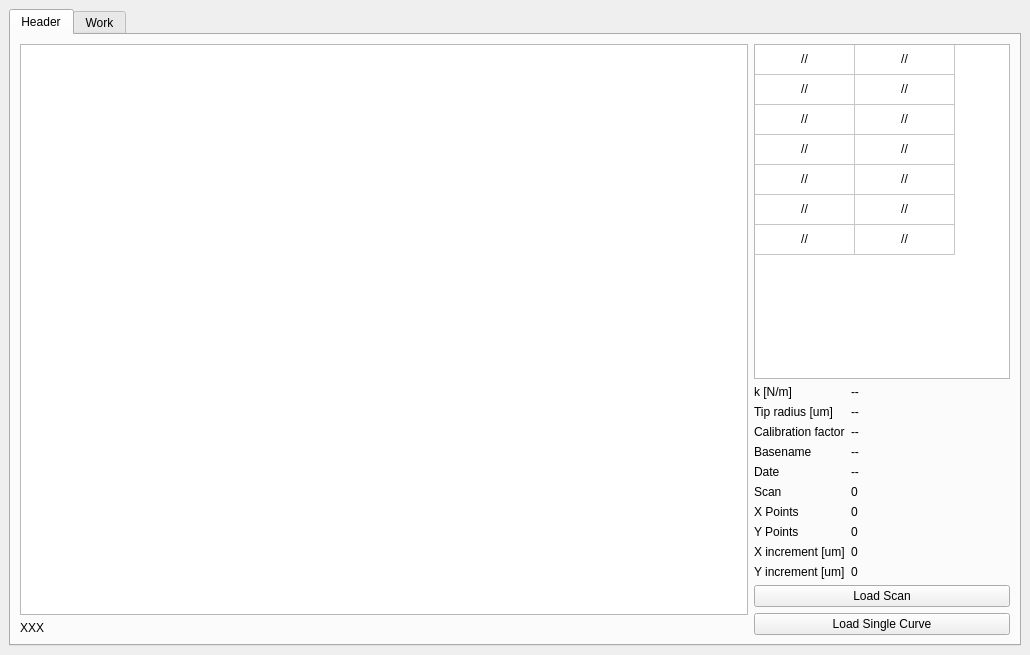
<?xml version="1.0" encoding="UTF-8"?>
<ui version="4.0">
 <class>facewindow</class>
 <widget class="QMainWindow" name="facewindow">
  <property name="geometry">
   <rect>
    <x>0</x>
    <y>0</y>
    <width>1030</width>
    <height>655</height>
   </rect>
  </property>
  <property name="maximumSize">
   <size>
    <width>16777215</width>
    <height>16777215</height>
   </size>
  </property>
  <property name="windowTitle">
   <string>MainWindow</string>
  </property>
  <property name="windowIcon">
   <iconset>
    <normaloff>../../../../git/SiMPlE/smfsmanager/D_mica.png</normaloff>../../../../git/SiMPlE/smfsmanager/D_mica.png</iconset>
  </property>
  <widget class="QWidget" name="centralwidget">
   <layout class="QHBoxLayout" name="horizontalLayout_2">
    <item>
     <widget class="QTabWidget" name="tabWidget">
      <property name="sizePolicy">
       <sizepolicy hsizetype="Expanding" vsizetype="Expanding">
        <horstretch>0</horstretch>
        <verstretch>0</verstretch>
       </sizepolicy>
      </property>
      <property name="currentIndex">
       <number>0</number>
      </property>
      <widget class="QWidget" name="tab">
       <property name="sizePolicy">
        <sizepolicy hsizetype="Preferred" vsizetype="Preferred">
         <horstretch>2</horstretch>
         <verstretch>0</verstretch>
        </sizepolicy>
       </property>
       <attribute name="title">
        <string>Header</string>
       </attribute>
       <layout class="QHBoxLayout" name="horizontalLayout">
        <item>
         <layout class="QVBoxLayout" name="verticalLayout_2">
          <item>
           <widget class="PlotWidget" name="grafo">
            <property name="minimumSize">
             <size>
              <width>0</width>
              <height>0</height>
             </size>
            </property>
            <property name="toolTip">
             <string/>
            </property>
            <property name="statusTip">
             <string/>
            </property>
            <property name="whatsThis">
             <string/>
            </property>
           </widget>
          </item>
          <item>
           <widget class="QLabel" name="labFilename">
            <property name="sizePolicy">
             <sizepolicy hsizetype="Preferred" vsizetype="Preferred">
              <horstretch>0</horstretch>
              <verstretch>0</verstretch>
             </sizepolicy>
            </property>
            <property name="text">
             <string>XXX</string>
            </property>
           </widget>
          </item>
         </layout>
        </item>
        <item>
         <layout class="QVBoxLayout" name="verticalLayout">
          <property name="sizeConstraint">
           <enum>QLayout::SetMinimumSize</enum>
          </property>
          <item>
           <widget class="QTableWidget" name="tabProtocol">
            <property name="sizePolicy">
             <sizepolicy hsizetype="Minimum" vsizetype="Expanding">
              <horstretch>0</horstretch>
              <verstretch>0</verstretch>
             </sizepolicy>
            </property>
            <property name="minimumSize">
             <size>
              <width>250</width>
              <height>0</height>
             </size>
            </property>
            <property name="rowCount">
             <number>7</number>
            </property>
            <property name="columnCount">
             <number>2</number>
            </property>
            <attribute name="horizontalHeaderVisible">
             <bool>false</bool>
            </attribute>
            <attribute name="verticalHeaderVisible">
             <bool>false</bool>
            </attribute>
            <row>
             <property name="text">
              <string>1</string>
             </property>
            </row>
            <row>
             <property name="text">
              <string>2</string>
             </property>
            </row>
            <row>
             <property name="text">
              <string>3</string>
             </property>
            </row>
            <row>
             <property name="text">
              <string>4</string>
             </property>
            </row>
            <row>
             <property name="text">
              <string>5</string>
             </property>
            </row>
            <row>
             <property name="text">
              <string>6</string>
             </property>
            </row>
            <row>
             <property name="text">
              <string>7</string>
             </property>
            </row>
            <column>
             <property name="text">
              <string>D [nm]</string>
             </property>
            </column>
            <column>
             <property name="text">
              <string>t [s]</string>
             </property>
            </column>
            <item row="0" column="0">
             <property name="text">
              <string>//</string>
             </property>
             <property name="textAlignment">
              <set>AlignCenter</set>
             </property>
            </item>
            <item row="0" column="1">
             <property name="text">
              <string>//</string>
             </property>
             <property name="textAlignment">
              <set>AlignCenter</set>
             </property>
            </item>
            <item row="1" column="0">
             <property name="text">
              <string>//</string>
             </property>
             <property name="textAlignment">
              <set>AlignCenter</set>
             </property>
            </item>
            <item row="1" column="1">
             <property name="text">
              <string>//</string>
             </property>
             <property name="textAlignment">
              <set>AlignCenter</set>
             </property>
            </item>
            <item row="2" column="0">
             <property name="text">
              <string>//</string>
             </property>
             <property name="textAlignment">
              <set>AlignCenter</set>
             </property>
            </item>
            <item row="2" column="1">
             <property name="text">
              <string>//</string>
             </property>
             <property name="textAlignment">
              <set>AlignCenter</set>
             </property>
            </item>
            <item row="3" column="0">
             <property name="text">
              <string>//</string>
             </property>
             <property name="textAlignment">
              <set>AlignCenter</set>
             </property>
            </item>
            <item row="3" column="1">
             <property name="text">
              <string>//</string>
             </property>
             <property name="textAlignment">
              <set>AlignCenter</set>
             </property>
            </item>
            <item row="4" column="0">
             <property name="text">
              <string>//</string>
             </property>
             <property name="textAlignment">
              <set>AlignCenter</set>
             </property>
            </item>
            <item row="4" column="1">
             <property name="text">
              <string>//</string>
             </property>
             <property name="textAlignment">
              <set>AlignCenter</set>
             </property>
            </item>
            <item row="5" column="0">
             <property name="text">
              <string>//</string>
             </property>
             <property name="textAlignment">
              <set>AlignCenter</set>
             </property>
            </item>
            <item row="5" column="1">
             <property name="text">
              <string>//</string>
             </property>
             <property name="textAlignment">
              <set>AlignCenter</set>
             </property>
            </item>
            <item row="6" column="0">
             <property name="text">
              <string>//</string>
             </property>
             <property name="textAlignment">
              <set>AlignCenter</set>
             </property>
            </item>
            <item row="6" column="1">
             <property name="text">
              <string>//</string>
             </property>
             <property name="textAlignment">
              <set>AlignCenter</set>
             </property>
            </item>
           </widget>
          </item>
          <item>
           <layout class="QFormLayout" name="formLayout">
            <property name="sizeConstraint">
             <enum>QLayout::SetMinimumSize</enum>
            </property>
            <item row="0" column="0">
             <widget class="QLabel" name="label">
              <property name="sizePolicy">
               <sizepolicy hsizetype="Fixed" vsizetype="Preferred">
                <horstretch>0</horstretch>
                <verstretch>0</verstretch>
               </sizepolicy>
              </property>
              <property name="text">
               <string>k [N/m]</string>
              </property>
             </widget>
            </item>
            <item row="1" column="0">
             <widget class="QLabel" name="label_2">
              <property name="sizePolicy">
               <sizepolicy hsizetype="Fixed" vsizetype="Preferred">
                <horstretch>0</horstretch>
                <verstretch>0</verstretch>
               </sizepolicy>
              </property>
              <property name="text">
               <string>Tip radius [um]</string>
              </property>
             </widget>
            </item>
            <item row="2" column="0">
             <widget class="QLabel" name="label_3">
              <property name="sizePolicy">
               <sizepolicy hsizetype="Fixed" vsizetype="Preferred">
                <horstretch>0</horstretch>
                <verstretch>0</verstretch>
               </sizepolicy>
              </property>
              <property name="text">
               <string>Calibration factor</string>
              </property>
             </widget>
            </item>
            <item row="0" column="1">
             <widget class="QLabel" name="labK">
              <property name="sizePolicy">
               <sizepolicy hsizetype="Fixed" vsizetype="Preferred">
                <horstretch>0</horstretch>
                <verstretch>0</verstretch>
               </sizepolicy>
              </property>
              <property name="text">
               <string>--</string>
              </property>
             </widget>
            </item>
            <item row="1" column="1">
             <widget class="QLabel" name="labRadius">
              <property name="sizePolicy">
               <sizepolicy hsizetype="Fixed" vsizetype="Preferred">
                <horstretch>0</horstretch>
                <verstretch>0</verstretch>
               </sizepolicy>
              </property>
              <property name="text">
               <string>--</string>
              </property>
             </widget>
            </item>
            <item row="2" column="1">
             <widget class="QLabel" name="labCalib">
              <property name="sizePolicy">
               <sizepolicy hsizetype="Fixed" vsizetype="Preferred">
                <horstretch>0</horstretch>
                <verstretch>0</verstretch>
               </sizepolicy>
              </property>
              <property name="text">
               <string>--</string>
              </property>
             </widget>
            </item>
            <item row="3" column="0">
             <widget class="QLabel" name="label_7">
              <property name="sizePolicy">
               <sizepolicy hsizetype="Fixed" vsizetype="Preferred">
                <horstretch>0</horstretch>
                <verstretch>0</verstretch>
               </sizepolicy>
              </property>
              <property name="text">
               <string>Basename</string>
              </property>
             </widget>
            </item>
            <item row="4" column="0">
             <widget class="QLabel" name="label_8">
              <property name="sizePolicy">
               <sizepolicy hsizetype="Fixed" vsizetype="Preferred">
                <horstretch>0</horstretch>
                <verstretch>0</verstretch>
               </sizepolicy>
              </property>
              <property name="text">
               <string>Date</string>
              </property>
             </widget>
            </item>
            <item row="3" column="1">
             <widget class="QLabel" name="labName">
              <property name="sizePolicy">
               <sizepolicy hsizetype="Fixed" vsizetype="Preferred">
                <horstretch>0</horstretch>
                <verstretch>0</verstretch>
               </sizepolicy>
              </property>
              <property name="text">
               <string>--</string>
              </property>
             </widget>
            </item>
            <item row="4" column="1">
             <widget class="QLabel" name="labDate">
              <property name="sizePolicy">
               <sizepolicy hsizetype="Fixed" vsizetype="Preferred">
                <horstretch>0</horstretch>
                <verstretch>0</verstretch>
               </sizepolicy>
              </property>
              <property name="text">
               <string>--</string>
              </property>
             </widget>
            </item>
            <item row="5" column="0">
             <widget class="QLabel" name="label_4">
              <property name="text">
               <string>Scan</string>
              </property>
             </widget>
            </item>
            <item row="6" column="0">
             <widget class="QLabel" name="label_5">
              <property name="text">
               <string>X Points</string>
              </property>
             </widget>
            </item>
            <item row="7" column="0">
             <widget class="QLabel" name="label_6">
              <property name="text">
               <string>Y Points</string>
              </property>
             </widget>
            </item>
            <item row="8" column="0">
             <widget class="QLabel" name="label_9">
              <property name="text">
               <string>X increment [um]</string>
              </property>
             </widget>
            </item>
            <item row="9" column="0">
             <widget class="QLabel" name="label_10">
              <property name="text">
               <string>Y increment [um]</string>
              </property>
             </widget>
            </item>
            <item row="5" column="1">
             <widget class="QLabel" name="labScan">
              <property name="text">
               <string>0</string>
              </property>
             </widget>
            </item>
            <item row="6" column="1">
             <widget class="QLabel" name="labXi">
              <property name="text">
               <string>0</string>
              </property>
             </widget>
            </item>
            <item row="7" column="1">
             <widget class="QLabel" name="labYi">
              <property name="text">
               <string>0</string>
              </property>
             </widget>
            </item>
            <item row="8" column="1">
             <widget class="QLabel" name="labDx">
              <property name="text">
               <string>0</string>
              </property>
             </widget>
            </item>
            <item row="9" column="1">
             <widget class="QLabel" name="labDy">
              <property name="text">
               <string>0</string>
              </property>
             </widget>
            </item>
           </layout>
          </item>
          <item>
           <widget class="QPushButton" name="bLoadScan">
            <property name="text">
             <string>Load Scan</string>
            </property>
           </widget>
          </item>
          <item>
           <widget class="QPushButton" name="bSingleCurve">
            <property name="text">
             <string>Load Single Curve</string>
            </property>
           </widget>
          </item>
         </layout>
        </item>
       </layout>
      </widget>
      <widget class="QWidget" name="tabWork">
       <attribute name="title">
        <string>Work</string>
       </attribute>
       <layout class="QHBoxLayout" name="horizontalLayout_6">
        <item>
         <layout class="QHBoxLayout" name="horizontalLayout_5" stretch="2,0">
          <item>
           <layout class="QVBoxLayout" name="verticalLayout_8">
            <item>
             <widget class="PlotWidget" name="graCurva">
              <property name="sizePolicy">
               <sizepolicy hsizetype="Expanding" vsizetype="Expanding">
                <horstretch>2</horstretch>
                <verstretch>0</verstretch>
               </sizepolicy>
              </property>
              <property name="minimumSize">
               <size>
                <width>0</width>
                <height>0</height>
               </size>
              </property>
              <property name="toolTip">
               <string/>
              </property>
              <property name="statusTip">
               <string/>
              </property>
              <property name="whatsThis">
               <string/>
              </property>
             </widget>
            </item>
            <item>
             <layout class="QHBoxLayout" name="horizontalLayout_3">
              <item>
               <layout class="QHBoxLayout" name="horizontalLayout_4">
                <item>
                 <widget class="QPushButton" name="bLoad">
                  <property name="sizePolicy">
                   <sizepolicy hsizetype="Minimum" vsizetype="Fixed">
                    <horstretch>0</horstretch>
                    <verstretch>0</verstretch>
                   </sizepolicy>
                  </property>
                  <property name="text">
                   <string>Load curves</string>
                  </property>
                 </widget>
                </item>
                <item>
                 <widget class="QPushButton" name="bSaveMap">
                  <property name="text">
                   <string>Save Map</string>
                  </property>
                 </widget>
                </item>
               </layout>
              </item>
              <item>
               <layout class="QVBoxLayout" name="verticalLayout_5">
                <item>
                 <widget class="QLabel" name="label_15">
                  <property name="text">
                   <string>Filter window</string>
                  </property>
                  <property name="alignment">
                   <set>Qt::AlignCenter</set>
                  </property>
                 </widget>
                </item>
                <item>
                 <widget class="QSlider" name="winSlider">
                  <property name="minimum">
                   <number>1</number>
                  </property>
                  <property name="maximum">
                   <number>1000</number>
                  </property>
                  <property name="singleStep">
                   <number>1</number>
                  </property>
                  <property name="pageStep">
                   <number>100</number>
                  </property>
                  <property name="value">
                   <number>500</number>
                  </property>
                  <property name="orientation">
                   <enum>Qt::Horizontal</enum>
                  </property>
                  <property name="tickPosition">
                   <enum>QSlider::TicksAbove</enum>
                  </property>
                  <property name="tickInterval">
                   <number>100</number>
                  </property>
                 </widget>
                </item>
               </layout>
              </item>
              <item>
               <layout class="QVBoxLayout" name="verticalLayout_6">
                <item>
                 <widget class="QLabel" name="label_14">
                  <property name="text">
                   <string>View mode</string>
                  </property>
                  <property name="alignment">
                   <set>Qt::AlignCenter</set>
                  </property>
                 </widget>
                </item>
                <item>
                 <widget class="QComboBox" name="cbViewMode">
                  <item>
                   <property name="text">
                    <string>Curve</string>
                   </property>
                  </item>
                  <item>
                   <property name="text">
                    <string>Derivative: 1</string>
                   </property>
                  </item>
                  <item>
                   <property name="text">
                    <string>Derivative: 2</string>
                   </property>
                  </item>
                  <item>
                   <property name="text">
                    <string>Derivative: 3</string>
                   </property>
                  </item>
                  <item>
                   <property name="text">
                    <string>Derivative: 4</string>
                   </property>
                  </item>
                 </widget>
                </item>
               </layout>
              </item>
              <item>
               <layout class="QVBoxLayout" name="verticalLayout_7">
                <item>
                 <widget class="QLabel" name="label_12">
                  <property name="text">
                   <string>Working Segment</string>
                  </property>
                  <property name="alignment">
                   <set>Qt::AlignCenter</set>
                  </property>
                 </widget>
                </item>
                <item>
                 <widget class="QSlider" name="wSegment">
                  <property name="minimum">
                   <number>0</number>
                  </property>
                  <property name="maximum">
                   <number>4</number>
                  </property>
                  <property name="orientation">
                   <enum>Qt::Horizontal</enum>
                  </property>
                 </widget>
                </item>
               </layout>
              </item>
             </layout>
            </item>
           </layout>
          </item>
          <item>
           <layout class="QVBoxLayout" name="verticalLayout_3">
            <item>
             <widget class="QTabWidget" name="tabWidget_2">
              <property name="currentIndex">
               <number>0</number>
              </property>
              <widget class="QWidget" name="tab_5">
               <attribute name="title">
                <string>Map</string>
               </attribute>
               <layout class="QHBoxLayout" name="horizontalLayout_8">
                <item>
                 <layout class="QGridLayout" name="cubo">
                  <property name="spacing">
                   <number>0</number>
                  </property>
                 </layout>
                </item>
               </layout>
              </widget>
              <widget class="QWidget" name="tab_6">
               <attribute name="title">
                <string>Histogram</string>
               </attribute>
               <layout class="QHBoxLayout" name="horizontalLayout_9">
                <item>
                 <widget class="PlotWidget" name="graHist">
                  <property name="sizePolicy">
                   <sizepolicy hsizetype="Expanding" vsizetype="Expanding">
                    <horstretch>2</horstretch>
                    <verstretch>0</verstretch>
                   </sizepolicy>
                  </property>
                  <property name="minimumSize">
                   <size>
                    <width>0</width>
                    <height>0</height>
                   </size>
                  </property>
                  <property name="toolTip">
                   <string/>
                  </property>
                  <property name="statusTip">
                   <string/>
                  </property>
                  <property name="whatsThis">
                   <string/>
                  </property>
                 </widget>
                </item>
               </layout>
              </widget>
             </widget>
            </item>
            <item>
             <widget class="QTabWidget" name="tabMode">
              <property name="currentIndex">
               <number>0</number>
              </property>
              <widget class="QWidget" name="tab_2">
               <attribute name="title">
                <string>Test</string>
               </attribute>
               <widget class="QCheckBox" name="togFlat">
                <property name="geometry">
                 <rect>
                  <x>40</x>
                  <y>60</y>
                  <width>81</width>
                  <height>22</height>
                 </rect>
                </property>
                <property name="text">
                 <string>Flatten</string>
                </property>
               </widget>
              </widget>
              <widget class="QWidget" name="tab_3">
               <attribute name="title">
                <string>Force</string>
               </attribute>
               <widget class="QLabel" name="label_11">
                <property name="geometry">
                 <rect>
                  <x>20</x>
                  <y>20</y>
                  <width>91</width>
                  <height>17</height>
                 </rect>
                </property>
                <property name="text">
                 <string>Force level</string>
                </property>
               </widget>
               <widget class="QDoubleSpinBox" name="fLevel">
                <property name="geometry">
                 <rect>
                  <x>20</x>
                  <y>50</y>
                  <width>111</width>
                  <height>27</height>
                 </rect>
                </property>
               </widget>
               <widget class="QPushButton" name="bSetLevel">
                <property name="geometry">
                 <rect>
                  <x>20</x>
                  <y>100</y>
                  <width>85</width>
                  <height>27</height>
                 </rect>
                </property>
                <property name="text">
                 <string>Set level</string>
                </property>
               </widget>
              </widget>
              <widget class="QWidget" name="tab_4">
               <attribute name="title">
                <string>Hertz</string>
               </attribute>
               <layout class="QVBoxLayout" name="verticalLayout_9">
                <item>
                 <widget class="QLabel" name="label_13">
                  <property name="text">
                   <string/>
                  </property>
                  <property name="pixmap">
                   <pixmap>hertzsmall.png</pixmap>
                  </property>
                 </widget>
                </item>
                <item>
                 <widget class="QLabel" name="label_16">
                  <property name="text">
                   <string>Contact thresh - fit limit</string>
                  </property>
                 </widget>
                </item>
                <item>
                 <layout class="QHBoxLayout" name="horizontalLayout_7">
                  <property name="sizeConstraint">
                   <enum>QLayout::SetMinimumSize</enum>
                  </property>
                  <item>
                   <widget class="QDoubleSpinBox" name="contactThresh">
                    <property name="decimals">
                     <number>6</number>
                    </property>
                    <property name="minimum">
                     <double>-100.000000000000000</double>
                    </property>
                    <property name="maximum">
                     <double>100.000000000000000</double>
                    </property>
                    <property name="singleStep">
                     <double>0.000100000000000</double>
                    </property>
                    <property name="value">
                     <double>0.000200000000000</double>
                    </property>
                   </widget>
                  </item>
                  <item>
                   <widget class="QDoubleSpinBox" name="vFitLimit">
                    <property name="decimals">
                     <number>2</number>
                    </property>
                    <property name="minimum">
                     <double>-10000.000000000000000</double>
                    </property>
                    <property name="maximum">
                     <double>10000.000000000000000</double>
                    </property>
                    <property name="singleStep">
                     <double>10.000000000000000</double>
                    </property>
                    <property name="value">
                     <double>500.000000000000000</double>
                    </property>
                   </widget>
                  </item>
                 </layout>
                </item>
                <item>
                 <widget class="QGroupBox" name="groupBox">
                  <property name="autoFillBackground">
                   <bool>false</bool>
                  </property>
                  <property name="styleSheet">
                   <string notr="true">background-color: silver;</string>
                  </property>
                  <property name="title">
                   <string>Threshold mode</string>
                  </property>
                  <property name="flat">
                   <bool>false</bool>
                  </property>
                  <property name="checkable">
                   <bool>false</bool>
                  </property>
                  <layout class="QVBoxLayout" name="verticalLayout_4">
                   <item>
                    <widget class="QRadioButton" name="radIndentation">
                     <property name="styleSheet">
                      <string notr="true">border: none;</string>
                     </property>
                     <property name="text">
                      <string>Indentation</string>
                     </property>
                     <property name="checked">
                      <bool>true</bool>
                     </property>
                    </widget>
                   </item>
                   <item>
                    <widget class="QRadioButton" name="radForce">
                     <property name="styleSheet">
                      <string notr="true">border: none;</string>
                     </property>
                     <property name="text">
                      <string>Force</string>
                     </property>
                     <property name="checked">
                      <bool>false</bool>
                     </property>
                    </widget>
                   </item>
                  </layout>
                 </widget>
                </item>
                <item>
                 <widget class="QLabel" name="labEcurrent">
                  <property name="text">
                   <string>n.a.</string>
                  </property>
                  <property name="alignment">
                   <set>Qt::AlignCenter</set>
                  </property>
                 </widget>
                </item>
                <item>
                 <widget class="QPushButton" name="bEMap">
                  <property name="text">
                   <string>E Map</string>
                  </property>
                 </widget>
                </item>
                <item>
                 <spacer name="verticalSpacer">
                  <property name="orientation">
                   <enum>Qt::Vertical</enum>
                  </property>
                  <property name="sizeHint" stdset="0">
                   <size>
                    <width>20</width>
                    <height>40</height>
                   </size>
                  </property>
                 </spacer>
                </item>
               </layout>
              </widget>
             </widget>
            </item>
           </layout>
          </item>
         </layout>
        </item>
       </layout>
      </widget>
     </widget>
    </item>
   </layout>
  </widget>
 </widget>
 <customwidgets>
  <customwidget>
   <class>PlotWidget</class>
   <extends>QGraphicsView</extends>
   <header>pyqtgraph.h</header>
  </customwidget>
 </customwidgets>
 <resources/>
 <connections/>
 <slots>
  <slot>test(int)</slot>
  <slot>test()</slot>
  <slot>plotImage()</slot>
  <slot>viewCurve()</slot>
  <slot>goToCurve(int)</slot>
  <slot>moveJumping()</slot>
  <slot>moveJumping(int)</slot>
  <slot>addDirectory()</slot>
  <slot>addFiles()</slot>
  <slot>switchColor()</slot>
  <slot>saveCurves()</slot>
  <slot>processNext()</slot>
  <slot>savePeaks()</slot>
  <slot>refreshCurve()</slot>
 </slots>
</ui>
